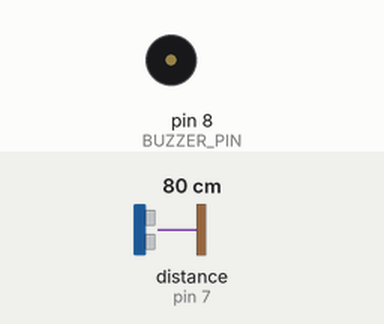
Bench run of a sketch on a simulated Arduino Uno, built with avr-gcc and run on an emulated ATmega328P. Shown: buzzer (waves = sounding). The test bench sets the inputs (shaded band); at power-on: distance to the obstacle (sensor on pin 7) 80 cm. What the sketch prints to the serial monitor is not drawn.

Above: at 1.2 s.
1.3 s: distance to the obstacle (sensor on pin 7) set to 2 cm
At 1.85 s:
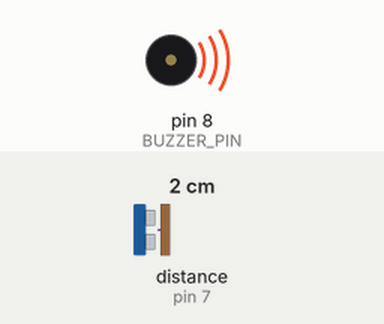
4.3 s: distance to the obstacle (sensor on pin 7) set to 17 cm
At 4.76 s:
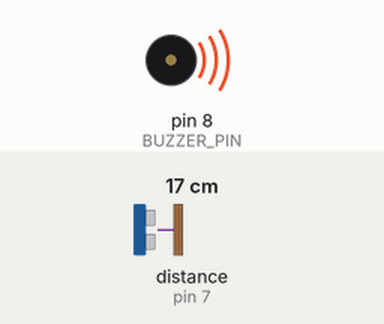
7.3 s: distance to the obstacle (sensor on pin 7) set to 22 cm
At 8.0 s:
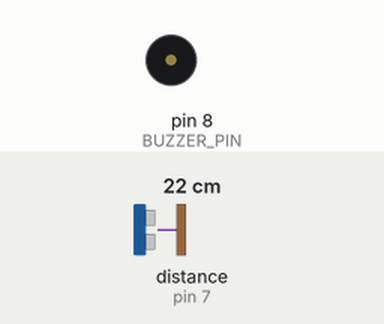
8.8 s: distance to the obstacle (sensor on pin 7) set to 9 cm
At 9.3 s:
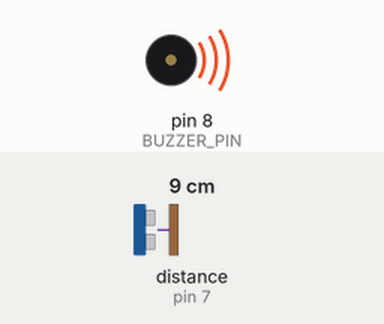
11.8 s: distance to the obstacle (sensor on pin 7) set to 35 cm
At 12.3 s:
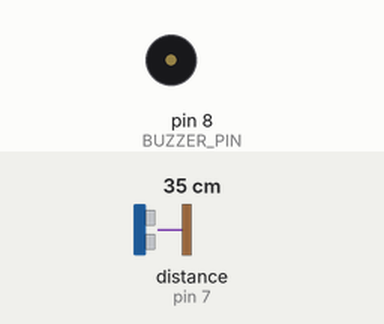
Timing chart, 0 to 14.8 s (numbered marks = the images above; inputs shaded):
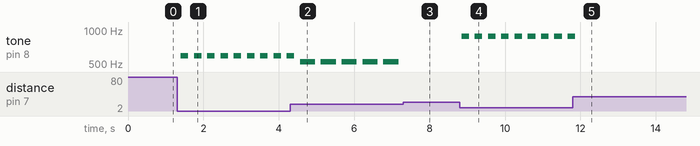

Measured:
- the behaviour switches between 19 and 20 cm on distance to the obstacle (sensor on pin 7) (found by bisection; images 2 and 3)
- after the input at 1.3 s, tone on pin 8 (BUZZER_PIN): alternates 589 Hz for 0.20 s and silent for 0.15 s, starting after 0.10 s
- after the input at 4.3 s, tone on pin 8 (BUZZER_PIN): alternates 525 Hz for 0.40 s and silent for 0.15 s, starting after 0.27 s
- after the input at 7.3 s, tone on pin 8 (BUZZER_PIN): stops changing and stays silent
- after the input at 8.8 s, tone on pin 8 (BUZZER_PIN): alternates 882 Hz for 0.20 s and silent for 0.15 s, starting after 0.05 s
- after the input at 11.8 s, tone on pin 8 (BUZZER_PIN): goes on until 11.9 s, then stays silent

The sketch:

distance_monitor.ino
```cpp
// 引入lcd与超声头文件
// #include <LiquidCrystal.h>
#include <Ultrasonic.h>

// 超声引脚
const int ULTRASONIC_PIN = 7;
// 蜂鸣器引脚
const int BUZZER_PIN = 8;
// lcd引脚， rs是寄存器选择端， en是使能端， d4-d7为4个数据端
//const int rs = 12, en = 11, d4 = 5, d5 = 4, d6 = 3, d7 = 2;


// 声明超声变量
Ultrasonic ultrasonic(ULTRASONIC_PIN);
// 保存超声测量的距离
long distance;
// 声明lcd变量
//LiquidCrystal lcd(rs, en, d4, d5, d6, d7);

void setup() {
  // 启动串口与设置引脚
  Serial.begin(9600);
  pinMode(BUZZER_PIN, OUTPUT);
// 启动lcd， 设置为2行16列
//  lcd.begin(16, 2);
//  lcd.print("H");
//  delay(1000);
//  lcd.clear();
}

void loop() {
  // 超声测量距离
  distance = ultrasonic.MeasureInCentimeters();
  // 在串口监视器中输出
//  Serial.print("The distance is:");
//  Serial.print(distance, DEC);
//  Serial.print("cm");
//  Serial.println();
  // 对距离进行判断，不同的距离，有不同的提示音
  if(distance < 5){
    // 589对应D调高音do的频率，播放持续时间200毫秒
    tone(BUZZER_PIN, 589);
    delay(200);
    Serial.print("当前距离过近！请立刻减速！当前距离为：");
    Serial.print(distance);
    Serial.println("cm");
  }
  else if (distance < 10){
    // 882对应A调高音do的频率，播放持续时间200毫秒
    tone(BUZZER_PIN, 882);
    delay(200);
    Serial.print("请注意您的车距并立即减速！当前距离为：");
    Serial.print(distance);
    Serial.println("cm");
  }
  else if (distance < 20){
    // 525对应C调高音do的频率，播放持续时间400毫秒
    tone(BUZZER_PIN, 525);
    delay(400);
    Serial.print("请注意您的车距并适当减速！当前距离为：");
    Serial.print(distance);
    Serial.println("cm");
  }
  else{
    Serial.print("请保持当前车距！当前距离为:");
    Serial.print(distance);
    Serial.println("cm");
  }
  // 停止当前音符，进入下一个音符
  noTone(BUZZER_PIN);
//  lcd.print("Hello World");
  // 超声延时150毫秒
  delay(150);
}
```
